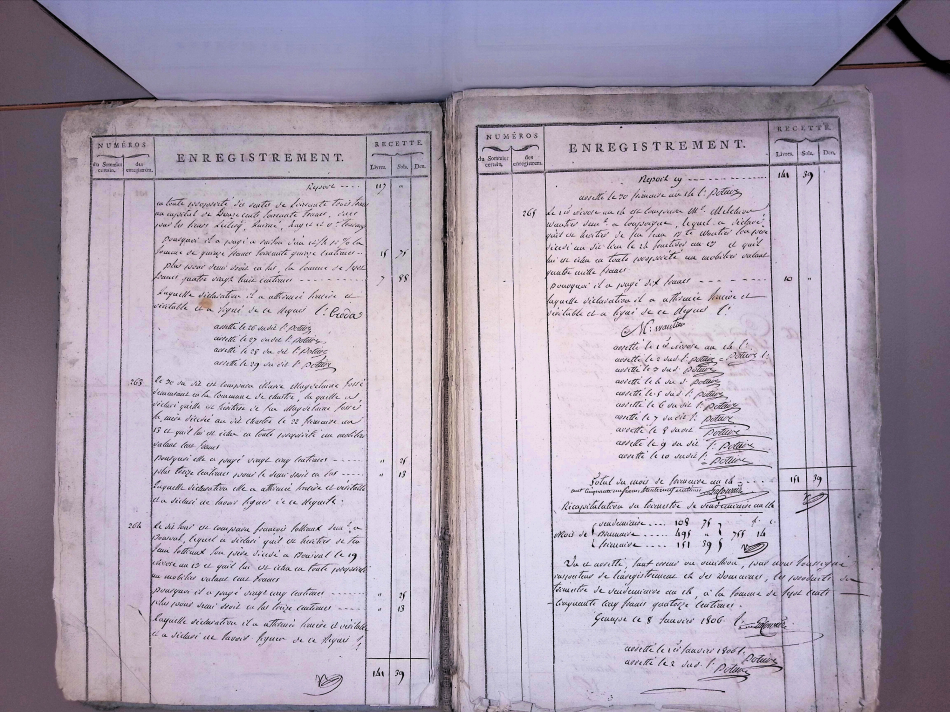
#> input picture data/img_0.jpg, 5696 x 4272 px (shown at 1/6 size)
$ python -i img.py   (imports and definitions only)
#> lines starting #> are read from the running program, lines starting #| are printed output that depends on the picture
import cv2
import numpy as np

class Image:
    def __init__(self, image_path):
#> called with image_path = '../data/img_0.jpg'
        self.image_path = image_path
        self.image = cv2.imread(image_path)
#> self.image is the input picture: shape (4272, 5696, 3); mean B, G, R 179.3, 161.4, 172.3

    def color_image(self):
        self.image = cv2.cvtColor(self.image, cv2.COLOR_BGR2GRAY)
        _, self.image = cv2.threshold(self.image, 120, 255, cv2.THRESH_BINARY)
        return self.image

    def save(self, output_path):
        cv2.imwrite(output_path, self.image)

    def crop_image(self):
        #user32 = ctypes.windll.user32
        #screensize = user32.GetSystemMetrics(0)//2, user32.GetSystemMetrics(1)//2
        gray = cv2.cvtColor(self.image, cv2.COLOR_BGR2GRAY) # Convert the image to grayscale
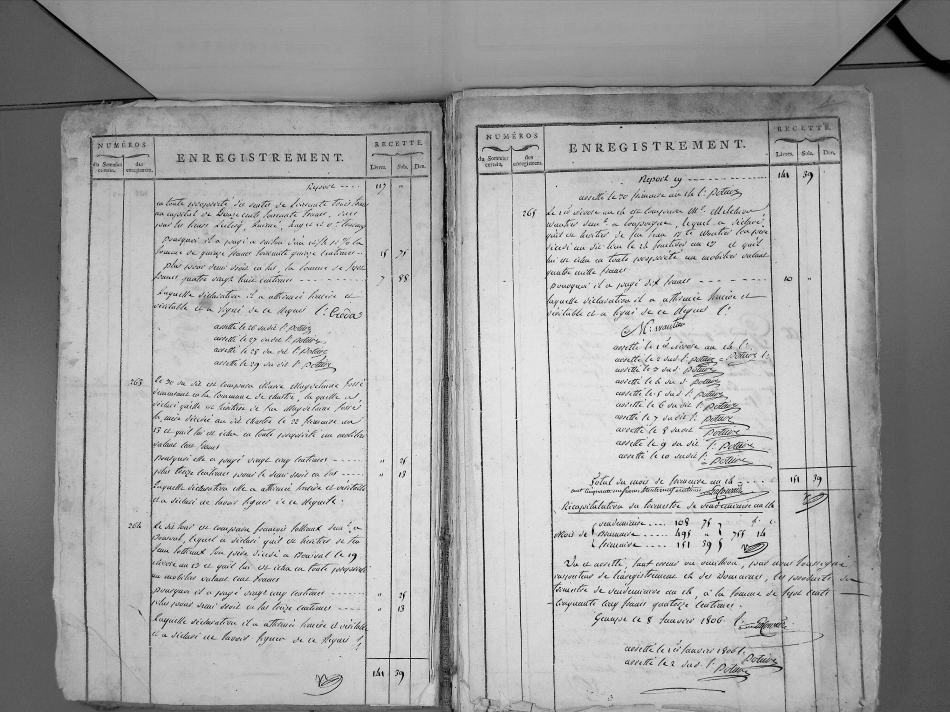
#> gray: shape (4272, 5696) (shown at 1/6 size); min 0, max 254, mean 166.7
        blurred = cv2.GaussianBlur(gray, (35, 35), 0) # Apply Gaussian blur to the image to reduce noise
        alpha = 1.9 # Contrast control (1.0-3.0)
        beta = 20 # Brightness control (0-100)
        contrasted = cv2.convertScaleAbs(blurred, alpha=alpha, beta=beta)
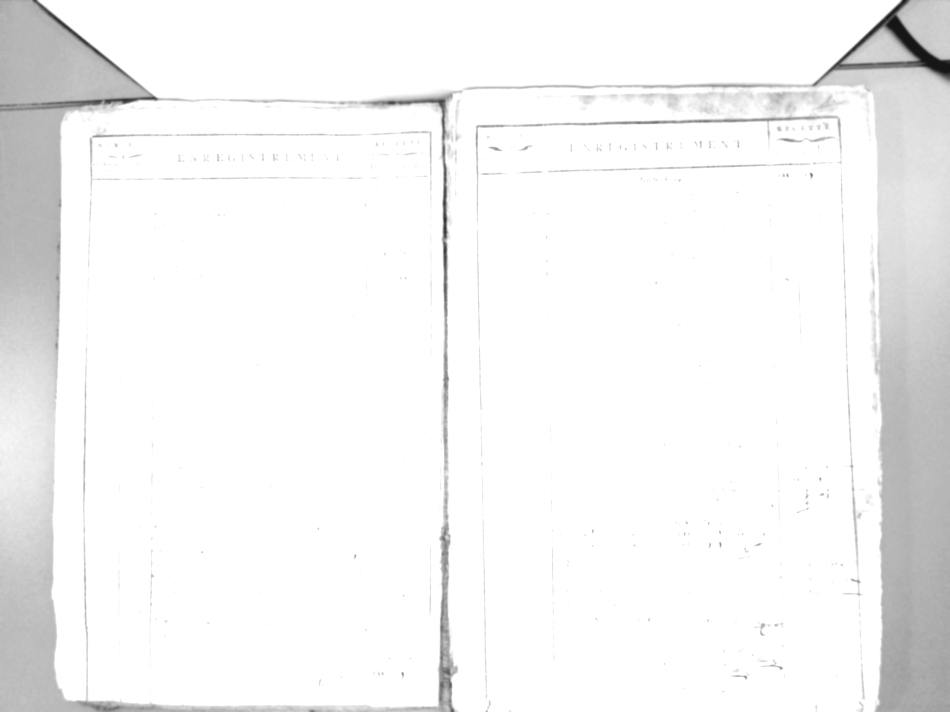
#> contrasted: shape (4272, 5696) (shown at 1/6 size); min 22, max 255, mean 244.2
        edges = cv2.Canny(contrasted, 29, 29) # Use Canny edge detection to find edges in the image
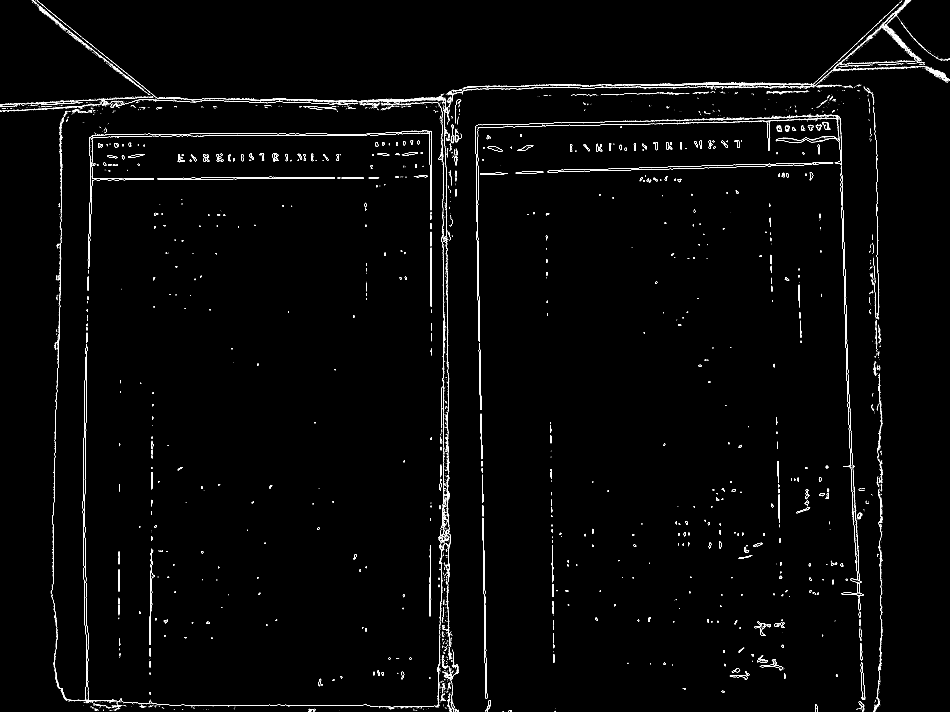
#> edges: shape (4272, 5696) (shown at 1/6 size); 0.64% white in thin lines or dots
        lines = cv2.HoughLinesP(edges, 1, np.pi/180, 500, minLineLength=2000, maxLineGap=500) # Use Hough Line Transform to find lines in the image
#> lines = [[2851, 516, 2916, 4262], [2876, 2049, 2915, 4265], [2662, 4229, 2662, 563], [2661, 4230, 2661, 592], [501, 3349, 554, 299], [5069, 1877, 5190, 4195], [2660, 4232, 2660, 568], [2866, 1331, 2903, 3466], [2659, 4241, 2659, 563]]
        min_x, min_y = self.image.shape[1], self.image.shape[0]
#> min_x = 5696; min_y = 4272
        max_x, max_y = 0, 0
        try:
            for line in lines:
                x1, y1, x2, y2 = line[0]
                cv2.rectangle(self.image, (x1, y1), (x2, y2), (0, 255, 0), 2)
                # Update the smallest and largest x and y values
                min_x, min_y = min(min_x, x1, x2), min(min_y, y1, y2)
                max_x, max_y = max(max_x, x1, x2), max(max_y, y1, y2)
#> this loop made 9 passes
#> (x1, y1, x2, y2, min_x, min_y, max_x, max_y) on passes 1 to 9: (2851, 516, 2916, 4262, 2851, 516, 2916, 4262), (2876, 2049, 2915, 4265, 2851, 516, 2916, 4265), (2662, 4229, 2662, 563, 2662, 516, 2916, 4265), (2661, 4230, 2661, 592, 2661, 516, 2916, 4265), (501, 3349, 554, 299, 501, 299, 2916, 4265), (5069, 1877, 5190, 4195, 501, 299, 5190, 4265), (2660, 4232, 2660, 568, 501, 299, 5190, 4265), (2866, 1331, 2903, 3466, 501, 299, 5190, 4265), (2659, 4241, 2659, 563, 501, 299, 5190, 4265)
            # Crop the image vertically and horizontally
            cropped = self.image[min_y:max_y, min_x:max_x]
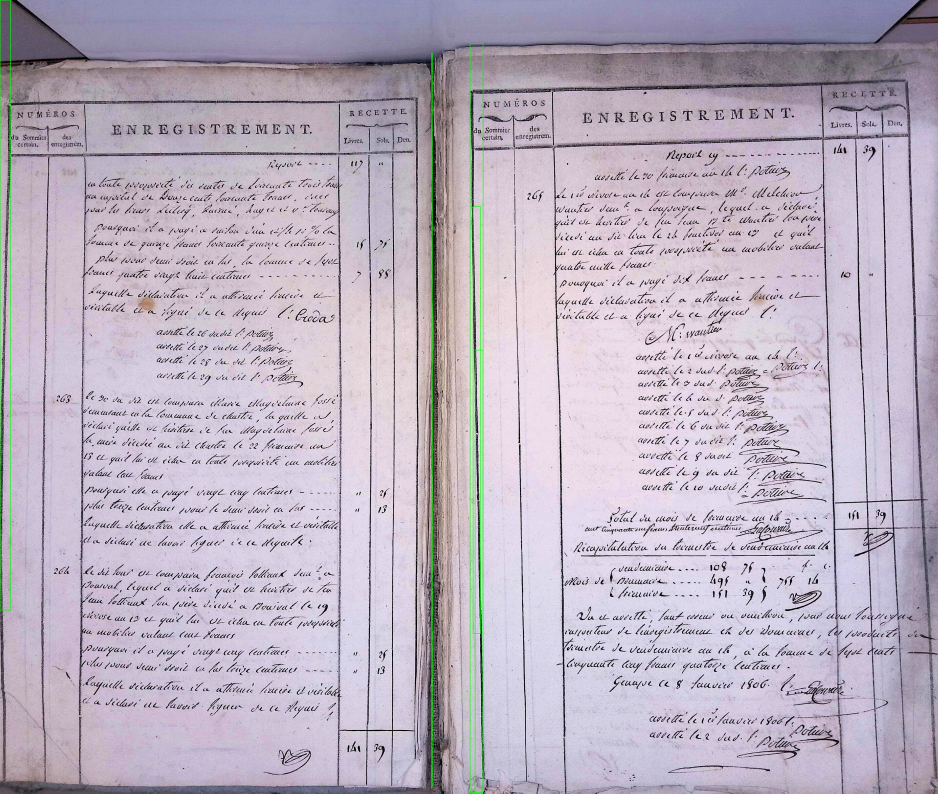
#> cropped: shape (3966, 4689, 3) (shown at 1/5 size); mean B, G, R 192.4, 177.2, 187
            """
            image_tmp = cv2.resize(image, screensize)
            cv2.imshow('Image with Rectangle', image_tmp)
            cv2.waitKey(0)
            cv2.destroyAllWindows()
            """
            #print("[INFO] Crop done!")
            return cropped
        except:
            #print("[INFO] No crop possible!")
            return self.image

>>> result = Image('../data/img_0.jpg').crop_image()

$ run again, on data/img_1.jpg
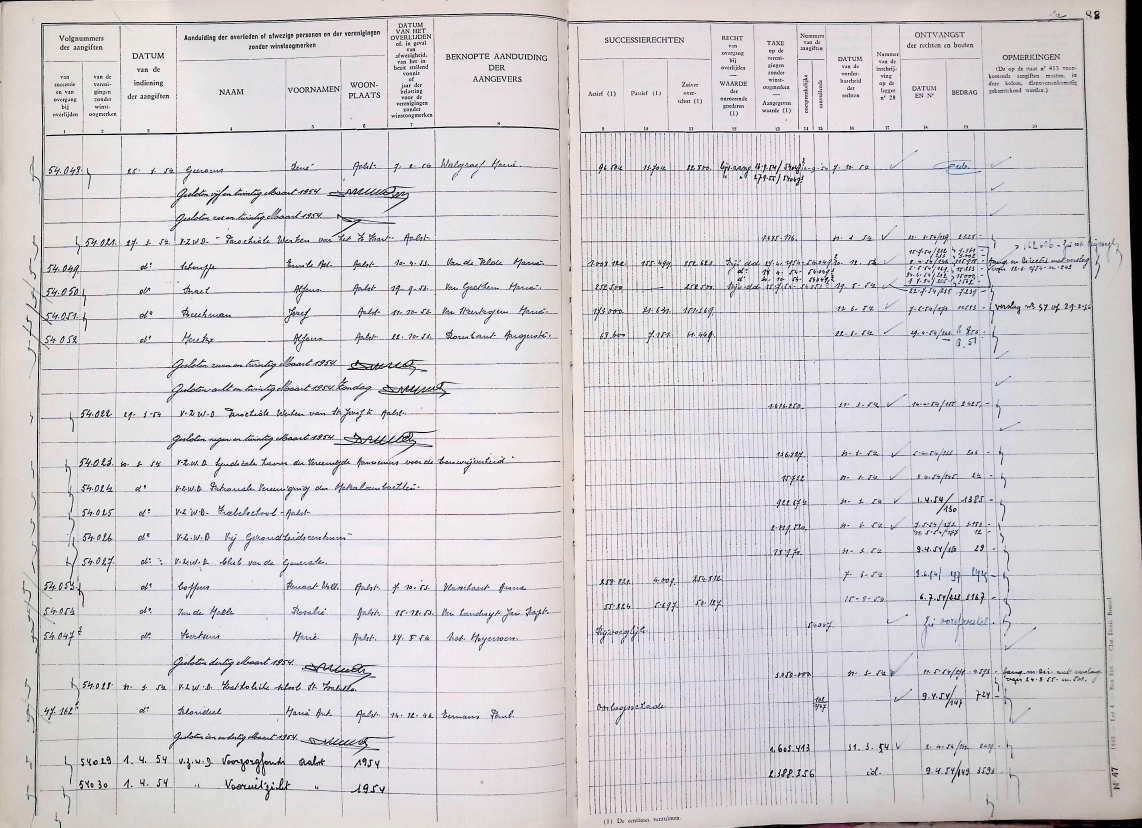
#> input picture data/img_1.jpg, 3426 x 2483 px (shown at 1/3 size)
#> in __init__, self.image is the input picture: shape (2483, 3426, 3); mean B, G, R 211.7, 208.5, 211.9
#> in crop_image, `contrasted = cv2.convertScaleAbs(blurred, alpha=alpha, beta=beta)`:
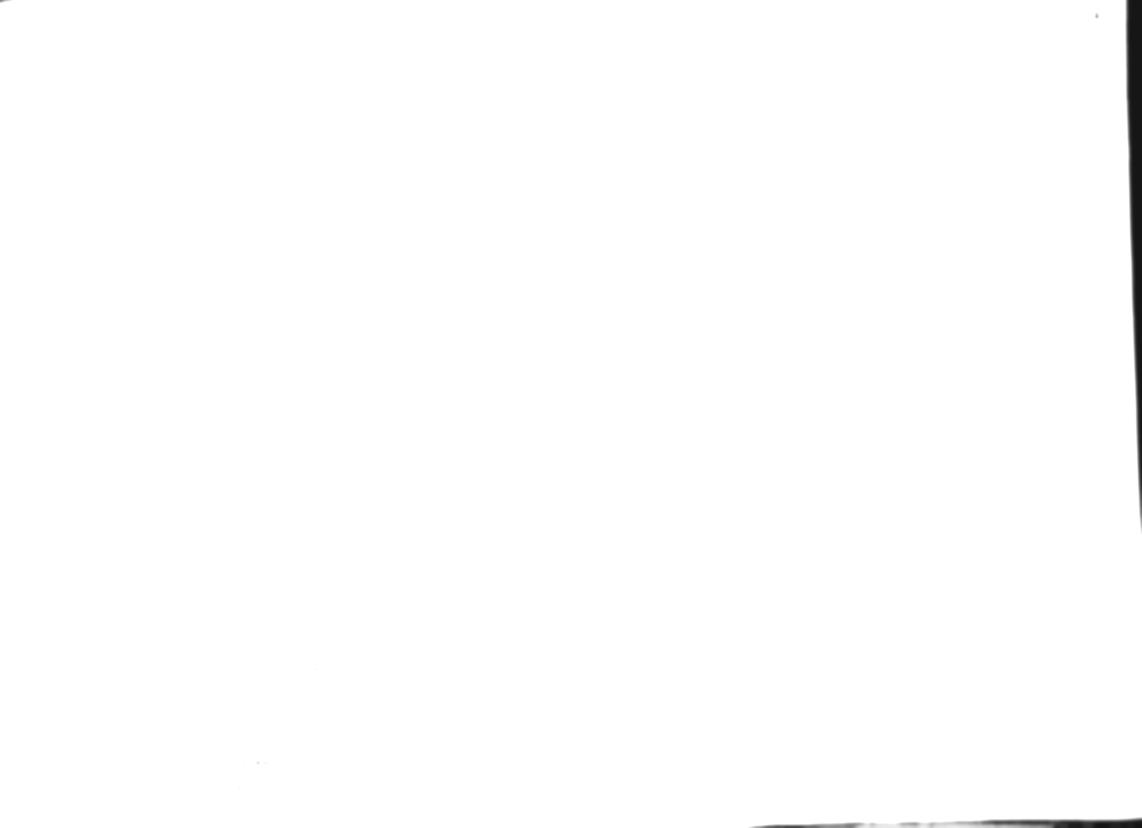
#> contrasted: shape (2483, 3426) (shown at 1/3 size); min 22, max 255, mean 253.5
#> in crop_image, `edges = cv2.Canny(contrasted, 29, 29)`:
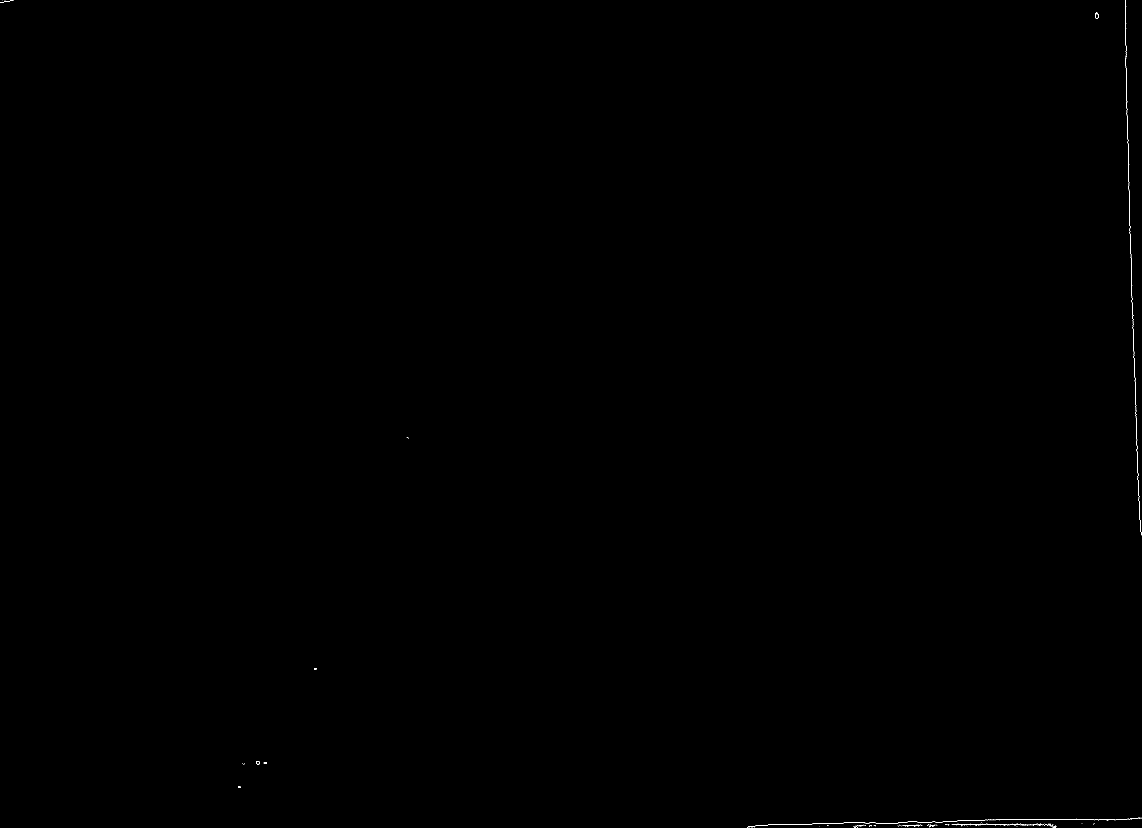
#> edges: shape (2483, 3426) (shown at 1/3 size); 0.04% white in thin lines or dots
#> lines = None
